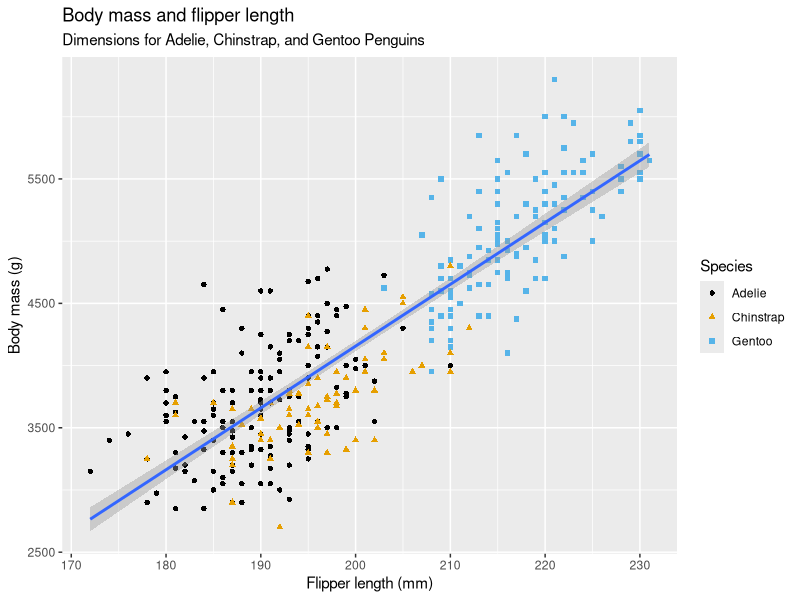

This chart was generated by the following R code:
## ---- chunk 1
#|label: load-tidyverse

library(tidyverse)

## ---- chunk 2
#|label: load-packages

library(palmerpenguins)
library(ggthemes)
## ---- chunk 3
penguins
## ---- chunk 4
glimpse(penguins)

## ---- chunk 5
#| warning: false
#| message: false
#| echo: false


ggplot(
  data = penguins,
  mapping = aes(x = flipper_length_mm, y = body_mass_g)
) +
  geom_point(mapping = aes(color = species, shape = species)) +
  geom_smooth(method = "lm") +
  labs(
    title = "Body mass and flipper length",
    subtitle = "Dimensions for Adelie, Chinstrap, and Gentoo Penguins",
    x = "Flipper length (mm)", y = "Body mass (g)",
    color = "Species", shape = "Species"
  ) +
  scale_color_colorblind()
  
